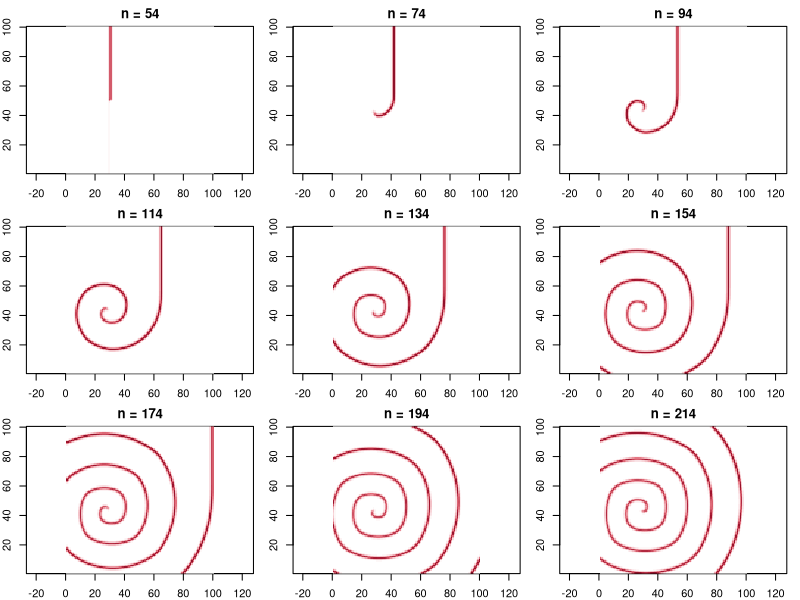

Write the R code that produced this figure.
# Abb. 2.24: Spiralwelle nach einer kurzen Blockade (Buch, Abschnitt 2.5, Gl. 2.35)
# wie Abb. 2.23, aber in den Schritten 50 bis 52 ist die Kopplung d im Gebiet [28, 30] x [1, 50] null: die Welle bricht und rotiert
# (c) 2026 Philipp Kügler · Programm zum Buch „Dynamische Systeme in den Lebenswissenschaften“ · MIT-Lizenz (siehe LICENSE)
a <- 0.89; b <- 0.6; c <- 0.28; k <- 0.02; d <- 0.4
f1 <- function(y1, y2) y1^2 * exp(y2 - y1) + k
y1r <- 0.2; y2r <- c / (1 - a)
for (j in 1:180) { y1neu <- f1(y1r, y2r); y2r <- a * y2r - b * y1r + c; y1r <- y1neu }   # Ruhezustand der einzelnen Zelle

ebene <- function(blockade, schritte, Z = 100) {
  # Z x Z Zellen, Rand ohne Fluss; linker Rand (i = 1) startet erregt. Liste der Zustände y1 für n = 0, 1, 2, ...
  Y1 <- matrix(y1r, Z, Z); Y2 <- matrix(y2r, Z, Z); Y1[1, ] <- 0.3
  vor <- c(2:Z, Z); zur <- c(1, 1:(Z - 1))   # Nachbarindizes, am Rand die Zelle selbst
  zustaende <- list(Y1)
  for (n in 1:schritte) {
    D <- matrix(d, Z, Z)
    if (blockade && n >= 50 && n <= 52) D[28:30, 1:50] <- 0   # Blockade im Gebiet [28, 30] x [1, 50]
    F <- f1(Y1, Y2)
    Y1neu <- (1 - D) * F + D / 4 * (F[vor, ] + F[zur, ] + F[, vor] + F[, zur])
    Y2 <- a * Y2 - b * Y1 + c
    Y1 <- Y1neu
    zustaende[[n + 1]] <- Y1
  }
  zustaende
}
weissrot <- colorRampPalette(c("white", rgb(0.89, 0.44, 0.49), rgb(0.64, 0.08, 0.18), rgb(0.43, 0.04, 0.12)))(64)

Y <- ebene(TRUE, 301)
par(mfrow = c(3, 3), mar = c(2, 2, 2, 1))
for (n in seq(54, 214, 20)) image(1:100, 1:100, Y[[n + 1]], col = weissrot, zlim = c(0, 4), main = sprintf("n = %d", n), asp = 1)
erregt <- sapply(c(100, 200, 300), function(n) sum(Y[[n + 1]] > 1))
cat(sprintf("Zahl der erregten Zellen bei n = 100, 200, 300: [%s]  -> die Erregung hört nicht auf\n", paste(erregt, collapse = ", ")))
